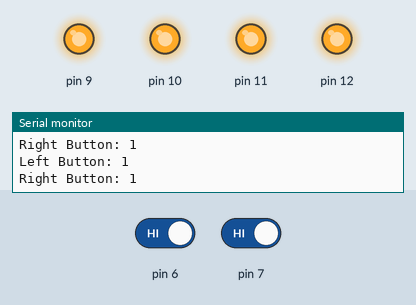
The sketch below on a simulated Arduino Uno, built with avr-gcc and run on an emulated ATmega328P. Shown: output pins drawn as LEDs (lit = HIGH), the last lines printed to the serial monitor. Inputs (shaded band) come from the test bench; at power-on: pin 7 HIGH, pin 6 HIGH.

Above: at 1.2 s.
1.3 s: pin 7 driven LOW
At 1.5 s:
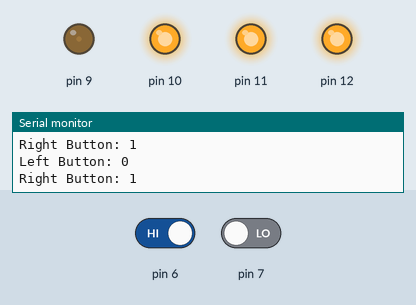
4.3 s: pin 6 driven LOW
At 7.1 s:
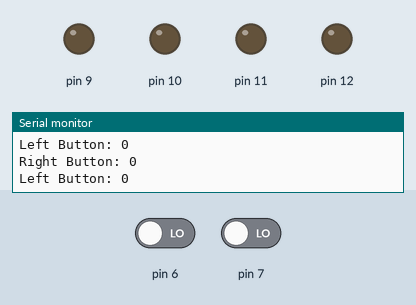
7.3 s: pin 6 driven HIGH
10.3 s: pin 6 driven LOW and pin 7 driven HIGH
At 13.1 s:
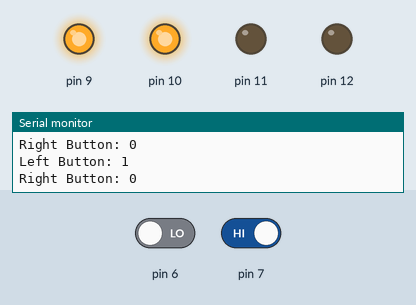
13.3 s: pin 6 driven HIGH and pin 7 driven LOW
At 13.51 s:
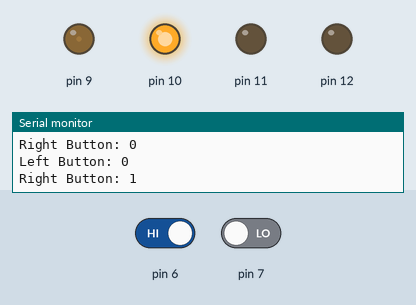
16.3 s: pin 7 driven HIGH
At 16.81 s:
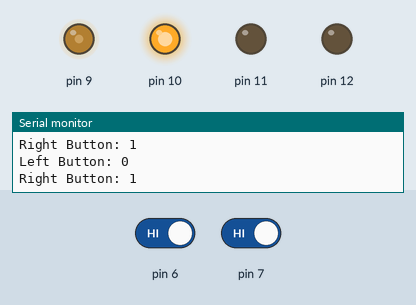
Timing chart, 0 to 20.0 s (numbered marks = the images above; inputs shaded):
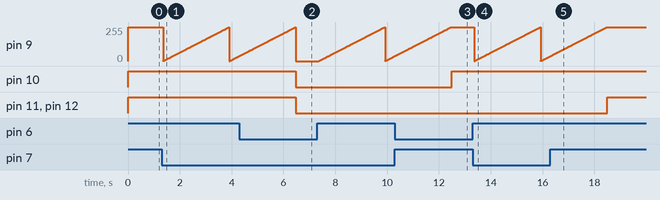

The sketch:

multiLED.ino
```cpp
//LED 4개 스위치 2개로 제어하기

void setup(){
    pinMode(6,INPUT);pinMode(7,INPUT);//스위치핀
    pinMode(9,OUTPUT);pinMode(10,OUTPUT);//LED핀
    pinMode(11,OUTPUT);pinMode(12,OUTPUT);
    Serial.begin(9600);
}

void loop(){
    int buttonL=digitalRead(7);
    int buttonR=digitalRead(6);

    Serial.print("Left Button: ");Serial.println(buttonL);
    Serial.print("Right Button: ");Serial.println(buttonR);
    Serial.println();

    //왼쪽스위치
    if (buttonL==0 & buttonR ==0){
        digitalWrite(9,LOW);
        digitalWrite(10,LOW);
        digitalWrite(11,LOW);
        digitalWrite(12,LOW);
    }
    else if (buttonL==1 & buttonR==1){
        digitalWrite(9,HIGH);
        digitalWrite(10,HIGH);
        digitalWrite(11,HIGH);
        digitalWrite(12,HIGH);
    }
    else if (buttonL==1 & buttonR==0){
        digitalWrite(9,HIGH);
        digitalWrite(10,HIGH);
        digitalWrite(11,LOW);
        digitalWrite(12,LOW);
    }
    //오른쪽 스위치만 누르면 9번핀 LED가 점점 밝아진다.
    else if (buttonL==0 & buttonR==1){
        for (int i=0;i<256;i++){
            analogWrite(9,i);
            delay(10);
        }
    }
}
```

Measured:
- after the input at 1.3 s, pin 9: ramps from 0/255 to 255/255 and jumps back, once every 2.6 s
- after the input at 4.3 s, pin 9: goes on until 6.5 s, then stays 0/255; pin 10–12: HIGH → LOW after 2.2 s
- after the input at 10.3 s, pin 9: goes on until 12.5 s, then stays 255/255; pin 10: LOW → HIGH after 2.2 s
- after the input at 13.3 s, pin 9: ramps from 0/255 to 255/255 and jumps back, once every 2.6 s
- after the input at 16.3 s, pin 9: goes on until 18.5 s, then stays 255/255; pin 11, pin 12: LOW → HIGH after 2.2 s
